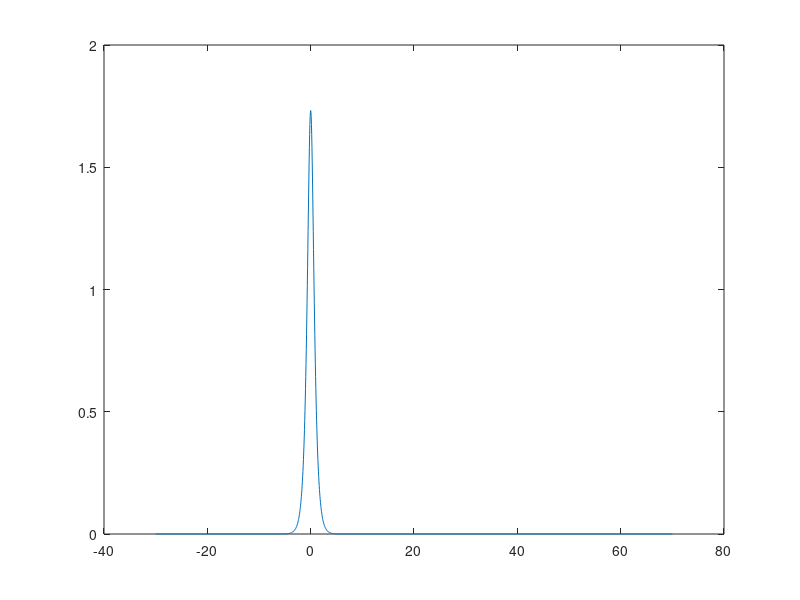

MATLAB code for this plot:
a = 1;
c = 1;
beta = -1;
gamma = 2./3;

x = -30 : 0.05 : 70;

phi = sqrt(2 * a / gamma) * sech(sqrt(2 * a / gamma) * x);

plot (x, abs(phi))